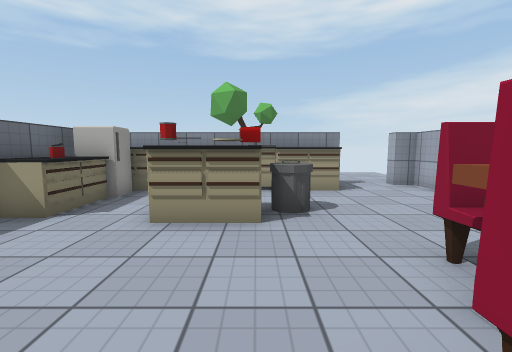
view 1 (above)

19 first-person views from a walk through a scene from a Unity 3-D project. The camera is 1.3 m above the floor, tilts 6° down and sees 90° across. The floor is counted in squares, 1 m on a side. Each view is taken from the middle of a square. On the plan, view 1 faces up. The plan holds only what a view shows up to about 13 squares ahead; the rest is blank. The player is left out. Door leaves are left out, so doorways stand open. Some surface patterns are stand-ins.

view 2
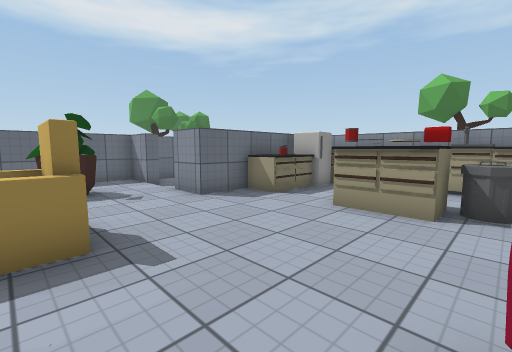

view 3
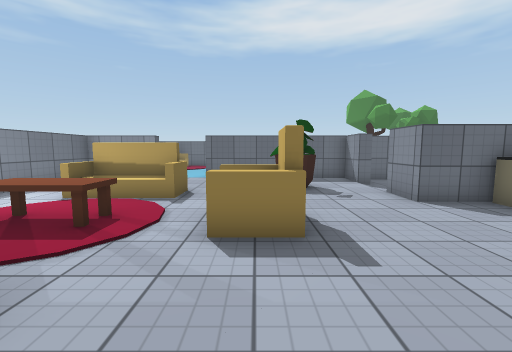

view 4
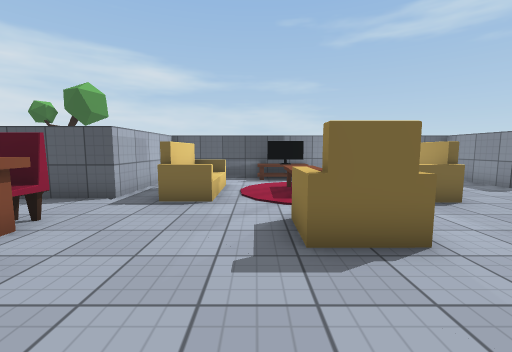

view 5
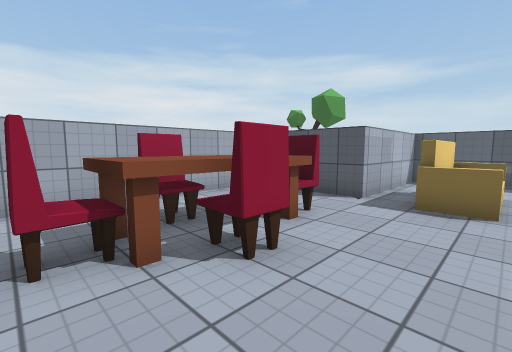

view 6
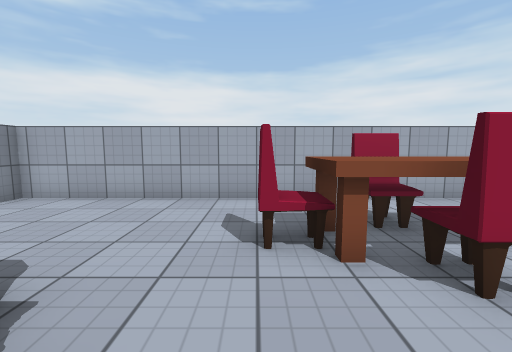

view 7
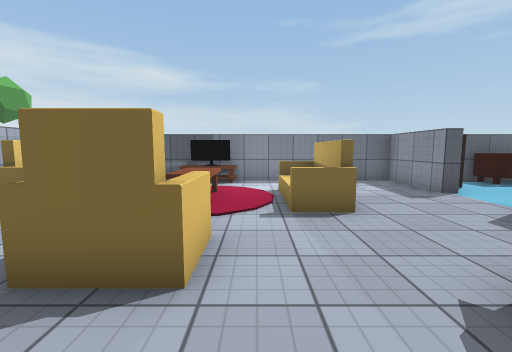

view 8
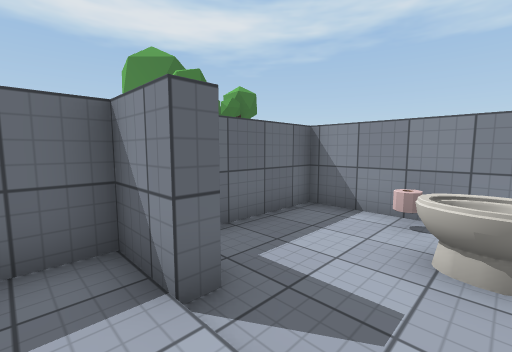

view 9
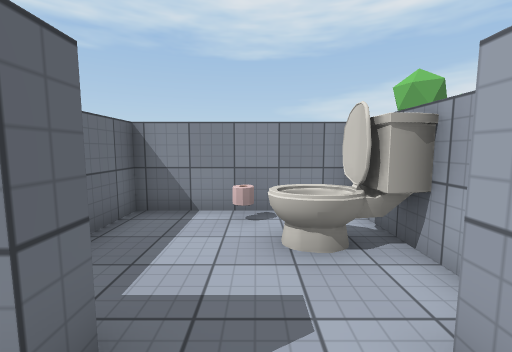

view 10
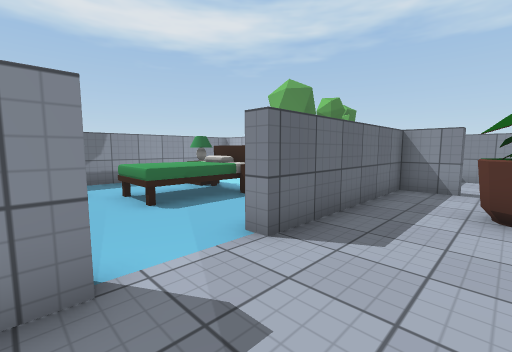

view 11
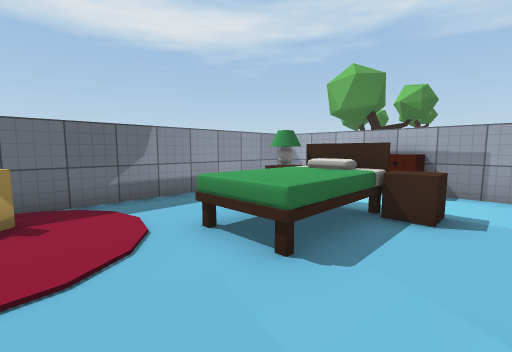

view 12
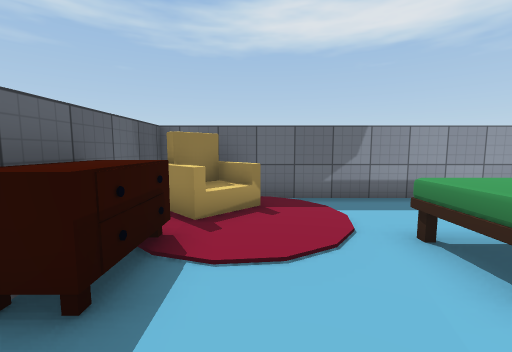

view 13
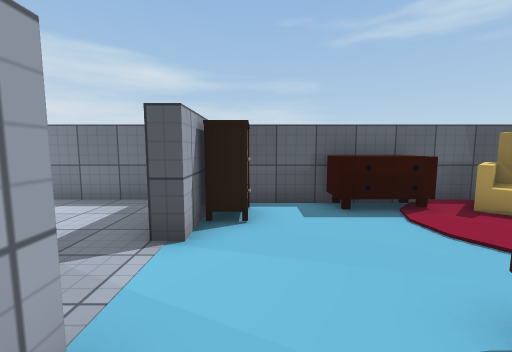

view 14
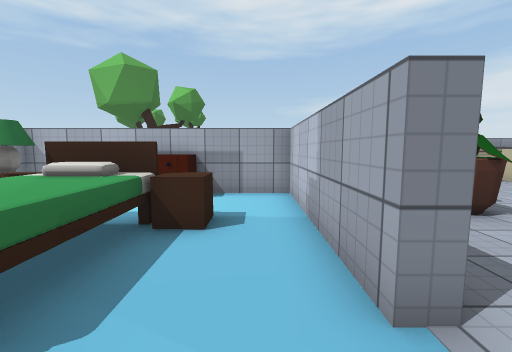

view 15
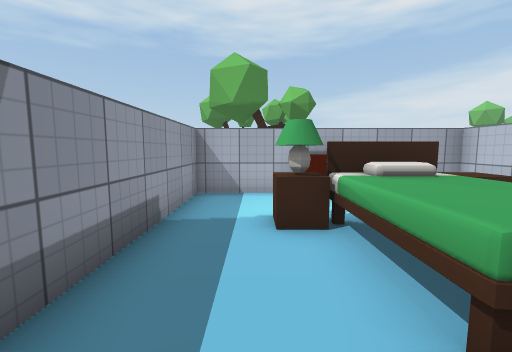

view 16
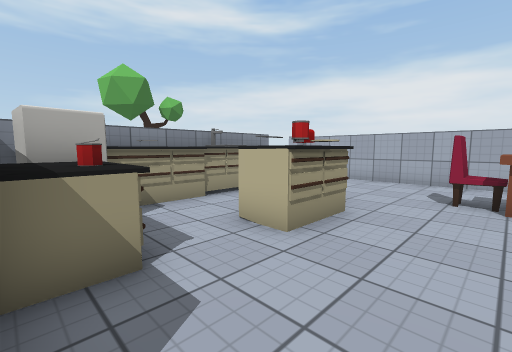

view 17
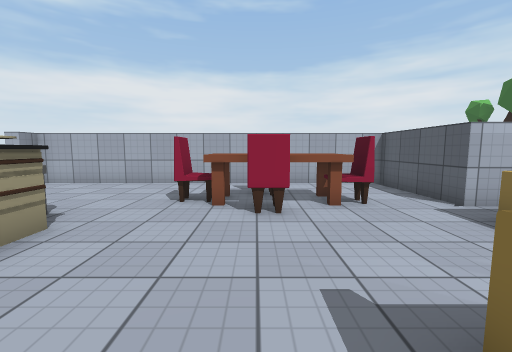

view 18
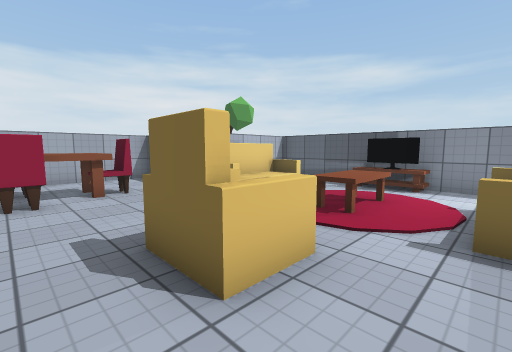

view 19
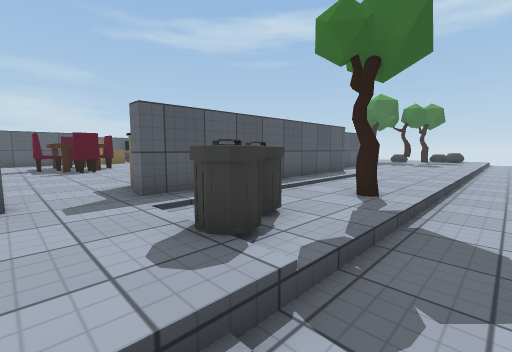

### Floor plan
Key: @ floor where view 1 was taken; # wall or solid block; . main floor; - floor 0.25 m lower than the main floor; D open door; v drop or lower ground; T tree; C chair; F flowerpot; A armchair; S sofa; B TV; R drawers; I toilet; P carpet; O other object.
Columns run from 19 left of view 1 to 7 right of it. Each row starts with its distance up from view 1.
 15        ---------------- -
 14        ------------------
 13         ..........T...O..
 12          .........T..OO..
 11           ..............D
 10    T          #########.D
  9    T         ##OOOOOOO#.##
  8         #######OOOOOOO...#
  7         #..O. OO.........#
  6         #..IIIOO....O....#
  5         #...IIOO.OOOO....#
  4         #DD..##..OOO.....#
  3 ###########..##......CC..#
  2 #..RRR..#............CC..#
  1 #.......#..F........CCCC.#
  0 #..OOOO.#..FF..AA..@CCCC.#
 -1 #.OOOOO.#......AA....CC..#
 -2 #..OOO..#............C...#
 -3 #..OOO..#...S.....SS.....#
 -4 #...OO......SO.OO..S.#####
 -5 #........D..SO.OO..S.#
 -6 #A  ....#D..Sv.OO..S.#
 -7 #A  RR.OO.......... .#
 -8 #APRRR..#......BBO.  #
 -9 ######################    T
-10                          TT

Where each view was taken, in squares from view 1:
view 1: 0 up, 0 right, facing up
view 2: 1 down, 1 right, facing up-left
view 3: 1 down, 1 right, facing left
view 4: 3 up, 2 left, facing down
view 5: 3 up, 1 left, facing down-right
view 6: 3 up, 1 left, facing right
view 7: 2 up, 5 left, facing down
view 8: 2 up, 7 left, facing up-left
view 9: 2 up, 8 left, facing up
view 10: 6 down, 8 left, facing up-left
view 11: 6 down, 12 left, facing up-left
view 12: 6 down, 12 left, facing left
view 13: 2 down, 12 left, facing down
view 14: 5 down, 12 left, facing up
view 15: 5 down, 17 left, facing up
view 16: 2 up, 5 left, facing up-right
view 17: 1 up, 4 left, facing right
view 18: 1 up, 6 left, facing down-right
view 19: 15 up, 5 right, facing down-left
